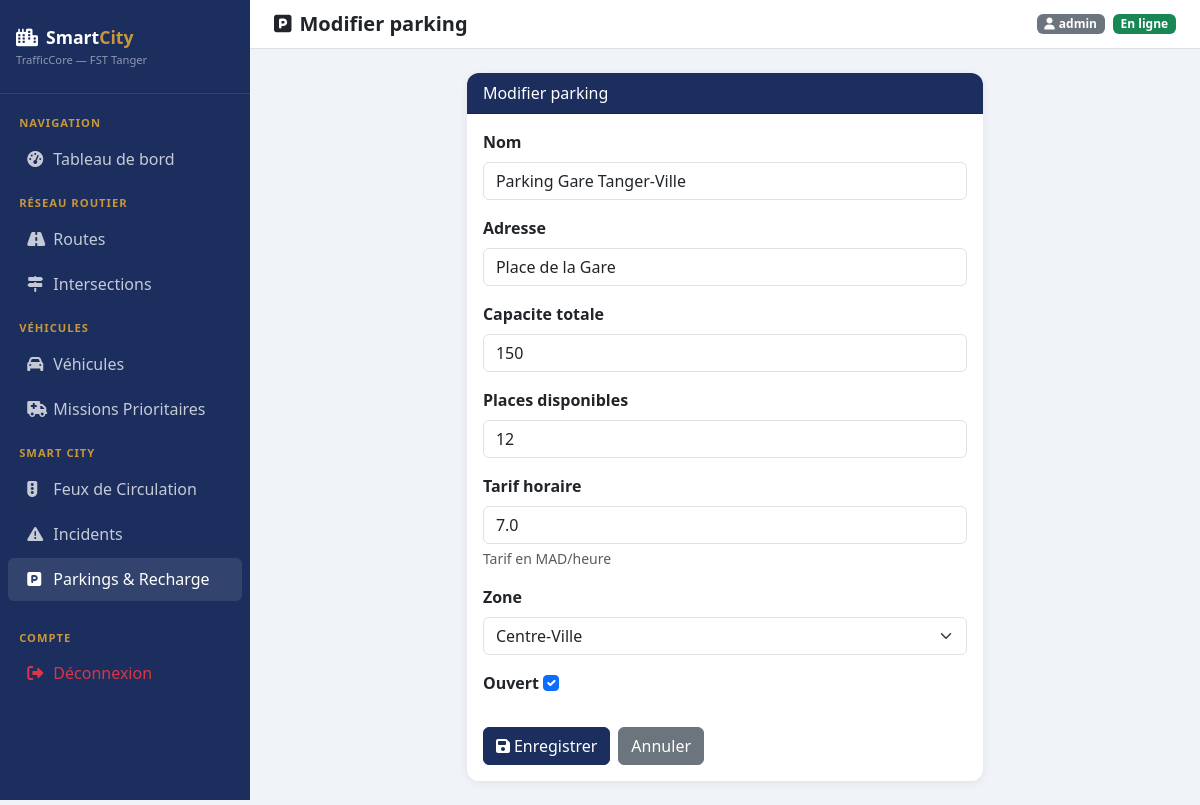
Page /parking/2/edit/ (signed in) on the committed database.
### parking/models.py (models this page shows, shortened)
class Parking(models.Model):
    nom = models.CharField(max_length=200)
    adresse = models.CharField(max_length=300)
    capacite_totale = models.IntegerField(default=100)
    places_disponibles = models.IntegerField(default=100)
    tarif_horaire = models.FloatField(default=5.0, help_text="Tarif en MAD/heure")
    zone = models.ForeignKey(ZoneUrbaine, on_delete=models.SET_NULL, null=True, blank=True)
    ouvert = models.BooleanField(default=True)
    class Meta: ordering = ['nom']

### parking/views.py (the view)
# urls.py: path('<int:pk>/edit/', views.parking_update, name='parking_update'),
@login_required
def parking_update(request, pk):
    parking = get_object_or_404(Parking, pk=pk)
    form = ParkingForm(request.POST or None, instance=parking)
    if form.is_valid():
        form.save()
        messages.success(request, "Parking modifié !")
        return redirect('parking_list')
    return render(request, 'parking/parking_form.html', {'form': form, 'title': 'Modifier parking'})

### parking/forms.py
class ParkingForm(forms.ModelForm):
    class Meta:
        model = Parking
        fields = ['nom','adresse','capacite_totale','places_disponibles','tarif_horaire','zone','ouvert']
        widgets = {
            'nom': forms.TextInput(attrs={'class':'form-control'}),
            'adresse': forms.TextInput(attrs={'class':'form-control'}),
            'capacite_totale': forms.NumberInput(attrs={'class':'form-control'}),
            'places_disponibles': forms.NumberInput(attrs={'class':'form-control'}),
            'tarif_horaire': forms.NumberInput(attrs={'class':'form-control'}),
            'zone': forms.Select(attrs={'class':'form-select'}),
            'ouvert': forms.CheckboxInput(attrs={'class':'form-check-input'}),
        }

### traffic/models.py (called while the page is built)
    def __str__(self): return self.nom

### templates/parking/parking_form.html (shortened to what this page needs)
{% extends 'base.html' %}
{% block page_title %}<i class="fas fa-parking me-2"></i>{{ title }}{% endblock %}
{% block content %}
<div class="row justify-content-center">
    <div class="col-md-7">
        <div class="card">
            <div class="card-header">{{ title }}</div>
            <div class="card-body">
                <form method="post">{% csrf_token %}
                    {% for field in form %}
                    <div class="mb-3">
                        <label class="form-label fw-semibold">{{ field.label }}</label>
                        {{ field }}
                        {% if field.help_text %}<div class="form-text">{{ field.help_text }}</div>{% endif %}
                    </div>
                    {% endfor %}
                    <div class="d-flex gap-2 mt-4">
                        <button type="submit" class="btn btn-primary"><i class="fas fa-save me-1"></i>Enregistrer</button>
                        <a href="{% url 'parking_list' %}" class="btn btn-secondary">Annuler</a>
                    </div>
                </form>
            </div>
        </div>
    </div>
</div>
{% endblock %}

### templates/base.html (shortened to what this page needs)
<!DOCTYPE html>
<html lang="fr">
<head>
    <link href="https://cdn.jsdelivr.net/npm/bootstrap@5.3.0/dist/css/bootstrap.min.css" rel="stylesheet">
    <link href="https://cdnjs.cloudflare.com/ajax/libs/font-awesome/6.4.0/css/all.min.css" rel="stylesheet">
</head>
<body>
<div class="sidebar">
    <div class="brand">
        <i class="fas fa-city me-2"></i>Smart<span>City</span>
        <div style="font-size:.7rem;color:rgba(255,255,255,.5);font-weight:400;margin-top:2px">TrafficCore — FST Tanger</div>
    </div>
    <nav class="mt-2">
        <div class="nav-section">Navigation</div>
        <a href="{% url 'dashboard' %}" class="nav-link {% if request.resolver_match.url_name == 'dashboard' %}active{% endif %}">
            <i class="fas fa-tachometer-alt"></i> Tableau de bord
        </a>
        <div class="nav-section">Réseau Routier</div>
        <a href="{% url 'route_list' %}" class="nav-link {% if 'route' in request.resolver_match.url_name %}active{% endif %}">
            <i class="fas fa-road"></i> Routes
        </a>
        <a href="{% url 'intersection_list' %}" class="nav-link {% if 'intersection' in request.resolver_match.url_name %}active{% endif %}">
            <i class="fas fa-map-signs"></i> Intersections
        </a>
        <div class="nav-section">Véhicules</div>
        <a href="{% url 'vehicule_list' %}" class="nav-link {% if 'vehicule' in request.resolver_match.url_name %}active{% endif %}">
            <i class="fas fa-car"></i> Véhicules
        </a>
        <a href="{% url 'mission_list' %}" class="nav-link {% if 'mission' in request.resolver_match.url_name %}active{% endif %}">
            <i class="fas fa-ambulance"></i> Missions Prioritaires
        </a>
        <div class="nav-section">Smart City</div>
        <a href="{% url 'feu_list' %}" class="nav-link {% if 'feu' in request.resolver_match.url_name %}active{% endif %}">
            <i class="fas fa-traffic-light"></i> Feux de Circulation
        </a>
        <a href="{% url 'incident_list' %}" class="nav-link {% if 'incident' in request.resolver_match.url_name %}active{% endif %}">
            <i class="fas fa-exclamation-triangle"></i> Incidents
        </a>
        <a href="{% url 'parking_list' %}" class="nav-link {% if 'parking' in request.resolver_match.url_name %}active{% endif %}">
            <i class="fas fa-parking"></i> Parkings & Recharge
        </a>
        <div class="nav-section mt-3">Compte</div>
        <a href="{% url 'logout' %}" class="nav-link text-danger">
            <i class="fas fa-sign-out-alt"></i> Déconnexion
        </a>
    </nav>
</div>
<div class="main-content">
    <div class="topbar">
        <h5 class="mb-0 fw-bold text-navy">{% block page_title %}Dashboard{% endblock %}</h5>
        <div class="d-flex align-items-center gap-2">
            <span class="badge bg-secondary"><i class="fas fa-user me-1"></i>{{ request.user.username }}</span>
            <span class="badge bg-success">En ligne</span>
        </div>
    </div>
    {% block content %}{% endblock %}
</div>
</body>
</html>

### templates/base.html (style rules this page uses)
:root { --navy: #1B2E5E; --sky: #4A90C4; --gold: #C8973A; --sidebar-w: 250px; }
body { background: #f0f3f8; font-family: 'Segoe UI', sans-serif; }
.sidebar { width: var(--sidebar-w); min-height: 100vh; background: var(--navy); position: fixed; top: 0; left: 0; z-index: 100; overflow-y: auto; }
.sidebar .brand { padding: 1.5rem 1rem; border-bottom: 1px solid rgba(255,255,255,.1); color: white; font-weight: 700; font-size: 1.1rem; }
.sidebar .brand span { color: var(--gold); }
.sidebar .nav-link { color: rgba(255,255,255,.75); padding: .6rem 1.2rem; border-radius: 6px; margin: 2px 8px; transition: all .2s; }
.sidebar .nav-link:hover, .sidebar .nav-link.active { background: rgba(255,255,255,.1); color: white; }
.sidebar .nav-link i { width: 22px; }
.sidebar .nav-section { color: var(--gold); font-size: .7rem; font-weight: 700; text-transform: uppercase; padding: .8rem 1.2rem .2rem; letter-spacing: 1px; }
.main-content { margin-left: var(--sidebar-w); padding: 1.5rem; }
.topbar { background: white; padding: .75rem 1.5rem; margin: -1.5rem -1.5rem 1.5rem; border-bottom: 1px solid #dee2e6; display: flex; align-items: center; justify-content: space-between; }
.card { border: none; border-radius: 12px; box-shadow: 0 2px 10px rgba(0,0,0,.07); }
.card-header { background: var(--navy); color: white; border-radius: 12px 12px 0 0 !important; }
.btn-primary { background: var(--navy); border-color: var(--navy); }

### rows in the picture
Parking: form "Parking Gare Tanger-Ville" "Place de la Gare" "150" "12" "7.0" "Centre-Ville" "☑"

### other values in the picture
{{ title }} "Modifier parking"
{{ request.user.username }} "admin"
{{ field.label }} "Nom" "Adresse" "Capacite totale" "Places disponibles" "Tarif horaire" "Zone" "Ouvert"
{{ field.help_text }} "Tarif en MAD/heure"
